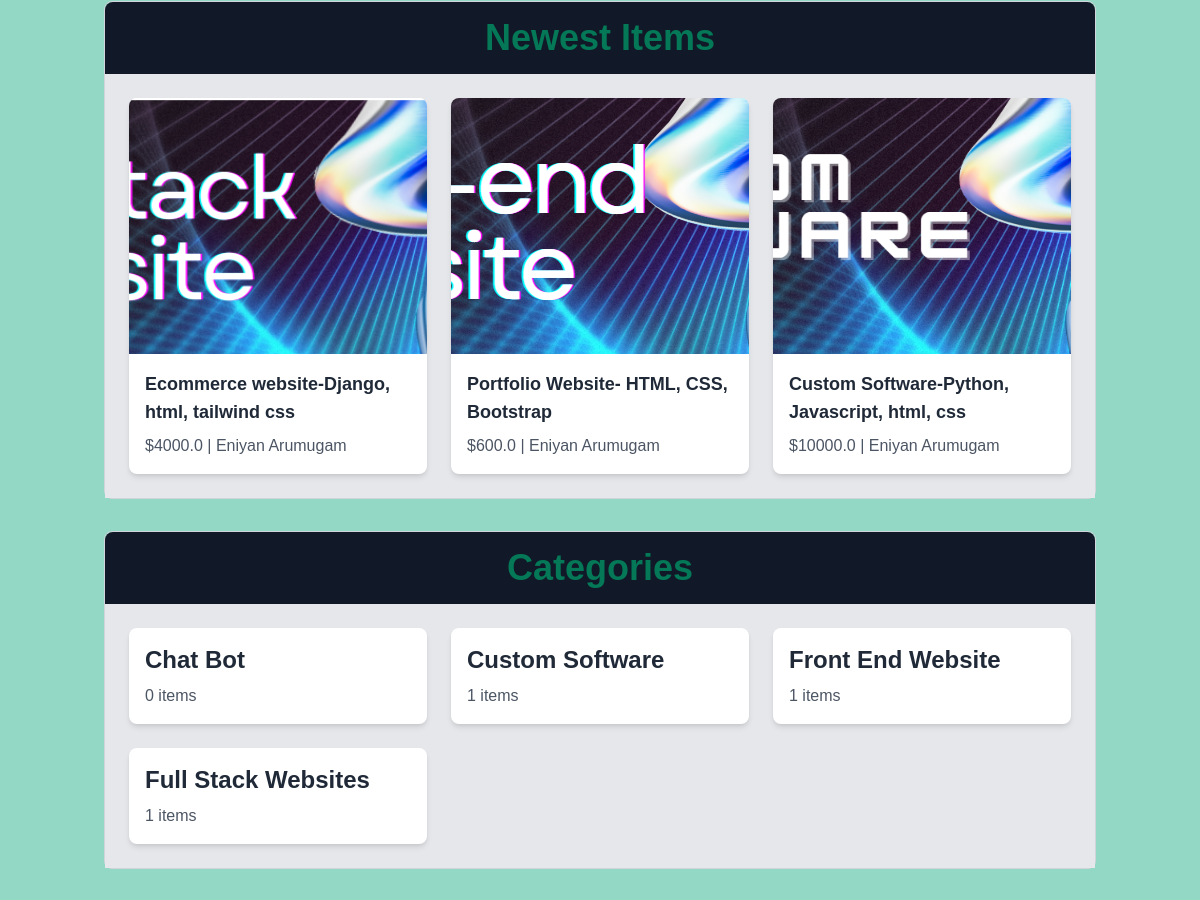
Page /core/index/ (middle part) on the earlier database version.
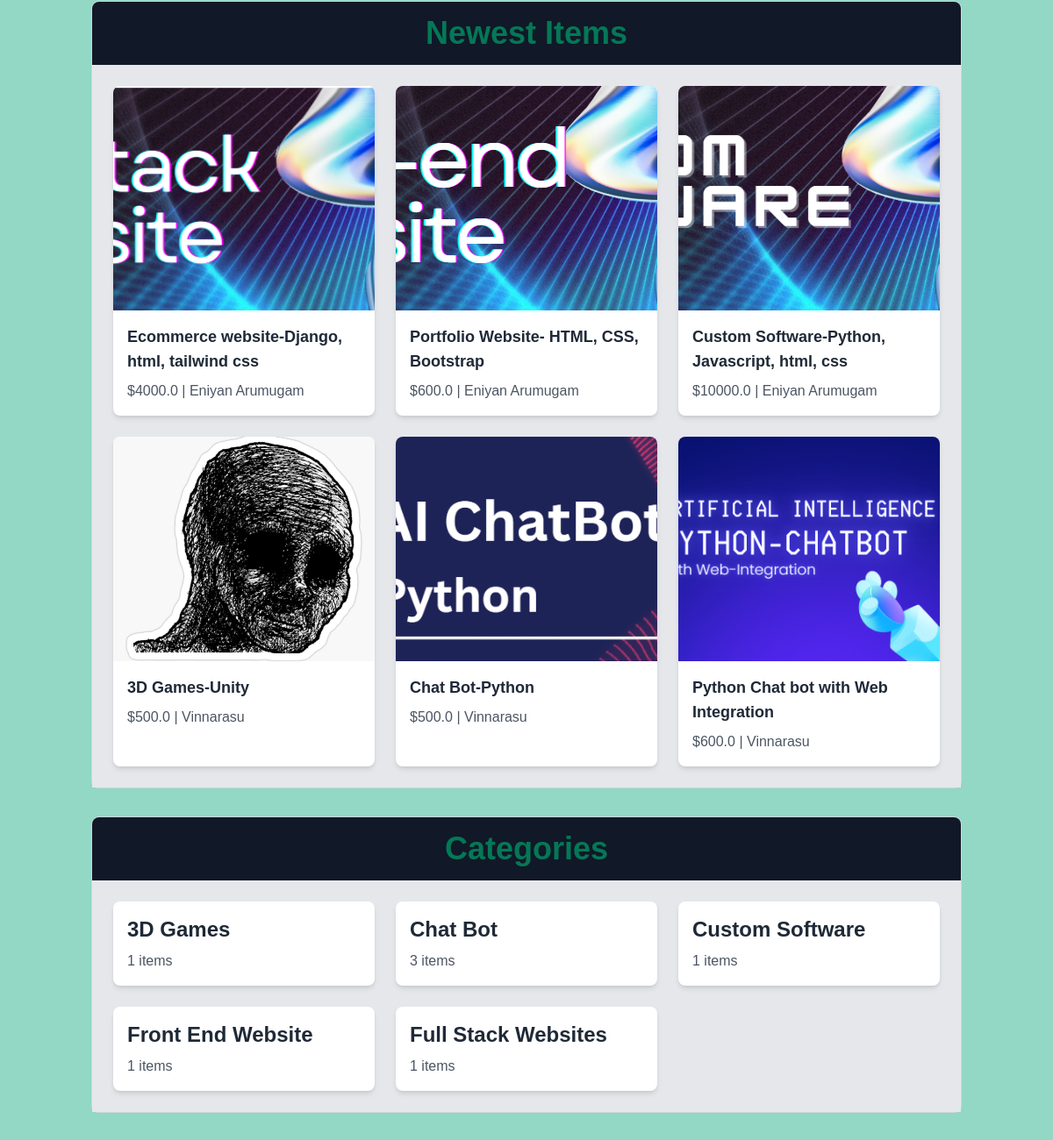
Same page on the later database version.
### item/models.py (models this page shows, shortened)
class Item(models.Model):
    category=models.ForeignKey(Category, related_name='items', on_delete=models.CASCADE )
    name= models.CharField(max_length=225)
    description= models.TextField(blank=True, null=True)
    image = models.ImageField(upload_to='item_images', blank=True, null=True)
    price = models.FloatField()
    is_sold = models.BooleanField()
    created_by = models.CharField(max_length=50)
    Created_at = models.DateTimeField(auto_now_add=True)
    experience = models.CharField(max_length=225, default='not provided')
    otherprojects = models.CharField(max_length=225, default='not provided')

class Category(models.Model):
    name= models.CharField(max_length=225)
    class Meta:
        ordering=('name',)
        verbose_name_plural= 'Categories'

### core/views.py (the view)
# urls.py: path('index/', views.index, name='index'),
def index(request):
    items= Item.objects.filter(is_sold=False)[0:6]
    categories=Category.objects.all()
    return render(request, 'core/index.html',{
        'items': items,
        'categories': categories,
    })

### core/templates/core/index.html (shortened to what this page needs)
{% extends 'core/base.html' %}
{% block content %}
<div class="container mx-auto px-4 py-8">
    <section class="mb-8 border border-gray-300 rounded-lg">
        <h2 class="text-2xl md:text-3xl lg:text-4xl font-bold text-center text-green-700 py-4 bg-gray-900 rounded-t-lg">Newest Items</h2>
        <div class="grid bg-gray-200 grid-cols-1 md:grid-cols-2 lg:grid-cols-3 gap-6 p-6">
            {% for item in items %}
            <div class="rounded-lg overflow-hidden shadow-md bg-white">
                <a href="{% url 'item:detail' item.id %}">
                    <img src="{{ item.image.url }}" class="w-full h-64 object-cover" alt="{{ item.name }}">
                </a>
                <div class="p-4">
                    <h3 class="text-lg font-semibold text-gray-800">{{ item.name }}</h3>
                    <p class="mt-2 text-gray-600">${{ item.price }} | {{ item.created_by }}</p>
                </div>
            </div>
            {% endfor %}
        </div>
    </section>
    <section class="mb-8 border border-gray-300 rounded-lg">
        <h2 class="text-2xl md:text-3xl lg:text-4xl font-bold text-center text-green-700 py-4 bg-gray-900 rounded-t-lg">Categories</h2>
        <div class="grid bg-gray-200 grid-cols-1 md:grid-cols-2 lg:grid-cols-3 gap-6 p-6">
            {% for category in categories %}
            <div class="rounded-lg overflow-hidden shadow-md bg-white hover:shadow-lg transition duration-300">
                <a href="#" class="block p-4">
                    <h3 class="text-lg md:text-xl lg:text-2xl font-semibold text-gray-800">{{ category.name }}</h3>
                    <p class="mt-2 text-gray-600">{{ category.items.count }} items</p>
                </a>
            </div>
            {% endfor %}
        </div>
    </section>
</div>
{% endblock %}

### core/templates/core/base.html (shortened to what this page needs)
<!DOCTYPE html>
<html lang="en">
<head>
    <link href="https://cdn.jsdelivr.net/npm/tailwindcss@2.2.19/dist/tailwind.min.css" rel="stylesheet">
</head>
<body>
    <main class="px-6 py-6">
        {% block content %}
        {% endblock %}
    </main>
</body>
</html>

### core/templates/core/base.html (style rules this page uses)
body { background-color: #92d8c4; min-height: 100vh; font-family: Arial, sans-serif; }

Differences in the rows shown:
added Item: image (picture), name "3D Games-Unity", price "500.0", created_by "Vinnarasu"
added Item: image (picture), name "Chat Bot-Python", price "500.0", created_by "Vinnarasu"
added Item: image (picture), name "Python Chat bot with Web Integration", price "600.0", created_by "Vinnarasu"
added Category: name "3D Games", items.count "1"
computed for Category "Chat Bot": items.count "0" → "3"
